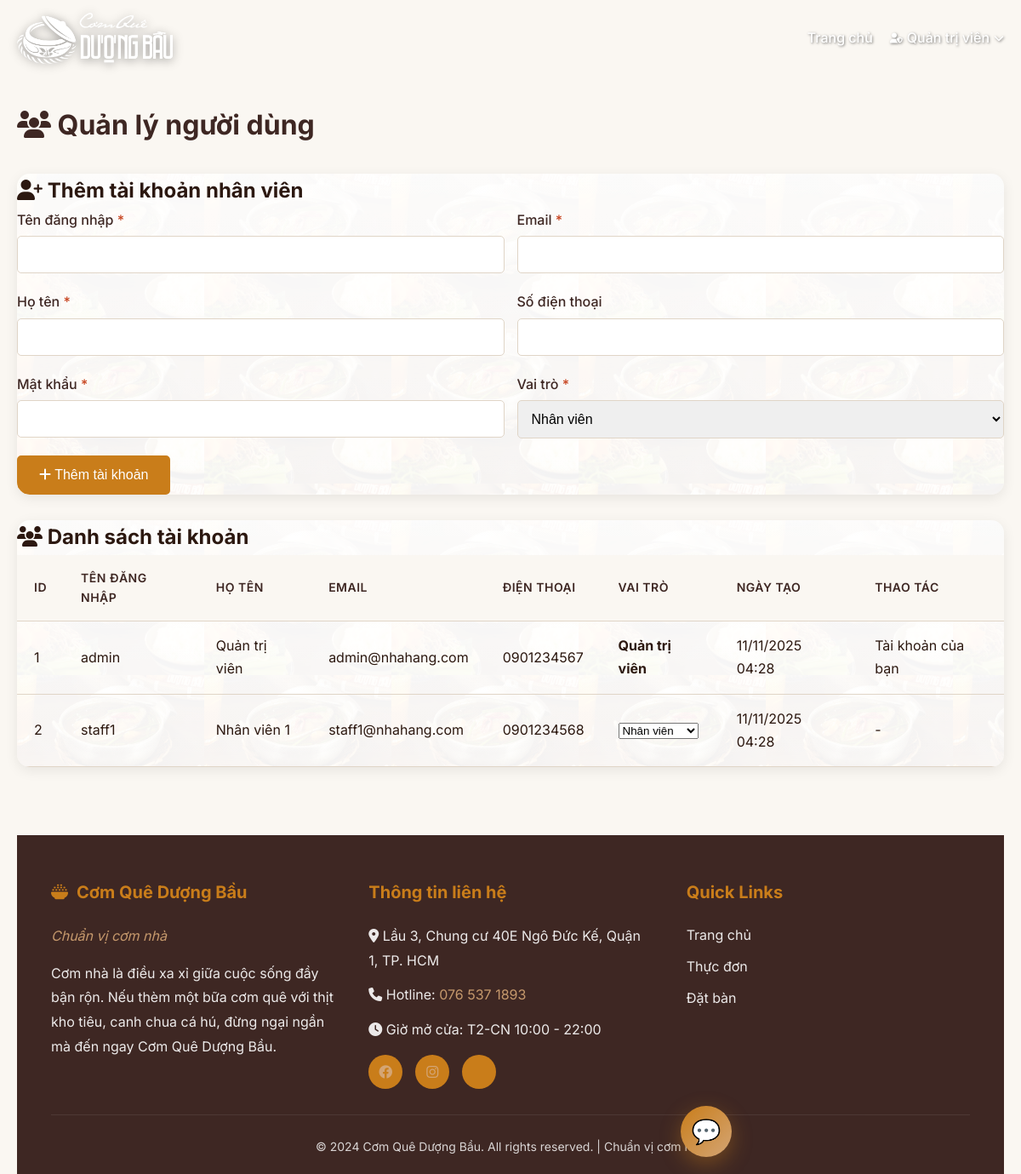
The page /admin/users.php (signed in) on the database its author committed.
### tables this page shows
CREATE TABLE IF NOT EXISTS users (
    id INT AUTO_INCREMENT PRIMARY KEY,
    username VARCHAR(50) UNIQUE NOT NULL,
    email VARCHAR(100) UNIQUE NOT NULL,
    password VARCHAR(255) NOT NULL,
    full_name VARCHAR(100) NOT NULL,
    phone VARCHAR(20),
    role ENUM('admin', 'staff', 'customer') DEFAULT 'customer',
    created_at TIMESTAMP DEFAULT CURRENT_TIMESTAMP
);

### config/config.php (called while the page is built, shortened)
<?php
class Database {
    private static $instance = null;
    private $conn;
    private function __construct() {
        try {
            $this->conn = new PDO(
                "mysql:host=" . DB_HOST . ";dbname=" . DB_NAME . ";charset=" . DB_CHARSET,
                DB_USER,
                DB_PASS,
                [
                    PDO::ATTR_ERRMODE => PDO::ERRMODE_EXCEPTION,
                    PDO::ATTR_DEFAULT_FETCH_MODE => PDO::FETCH_ASSOC,
                    PDO::ATTR_EMULATE_PREPARES => false
                ]
            );
        } catch(PDOException $e) {
            die("Kết nối database thất bại: " . $e->getMessage());
        }
    }
    public static function getInstance() {
        if (self::$instance === null) {
            self::$instance = new self();
        }
        return self::$instance;
    }
    public function getConnection() {
        return $this->conn;
    }
}
function getDB() {
    return Database::getInstance()->getConnection();
}
function isLoggedIn() {
    return isset($_SESSION['user_id']);
}
function getCurrentUser() {
    $db = getDB();
    $stmt = $db->prepare("SELECT * FROM users WHERE id = ?");
    $stmt->execute([$_SESSION['user_id']]);
    return $stmt->fetch();
}
function isAdmin() {
    $user = getCurrentUser();
    return $user && $user['role'] === 'admin';
}
function isCustomer() {
    $user = getCurrentUser();
    return $user && $user['role'] === 'customer';
}
require_once __DIR__ . '/../includes/helpers.php';
?>

### includes/helpers.php (called while the page is built, shortened)
<?php
function e($string) {
    return htmlspecialchars($string ?? '', ENT_QUOTES, 'UTF-8');
}
?>

### admin/users.php (the view, shortened to what this page needs)
<?php
require_once '../config/config.php';
if (!isAdmin()) {
    redirect('../index.php');
}
$db = getDB();
$users = $db->query("SELECT * FROM users ORDER BY created_at DESC")->fetchAll();
require_once '../includes/header.php';
?>
<div class="container">
    <div class="page-header">
        <h1><i class="fas fa-users"></i> Quản lý người dùng</h1>
    </div>
    <div class="admin-section" style="margin-bottom: 30px;">
        <h2><i class="fas fa-user-plus"></i> Thêm tài khoản nhân viên</h2>
        <form method="POST" class="admin-form">
            <div class="form-row">
                <div class="form-group">
                    <label for="username">Tên đăng nhập <span class="required">*</span></label>
                    <input type="text" id="username" name="username" required
                           value="<?php echo htmlspecialchars($_POST['username'] ?? ''); ?>">
                </div>
                <div class="form-group">
                    <label for="email">Email <span class="required">*</span></label>
                    <input type="email" id="email" name="email" required
                           value="<?php echo htmlspecialchars($_POST['email'] ?? ''); ?>">
                </div>
            </div>
            <div class="form-row">
                <div class="form-group">
                    <label for="full_name">Họ tên <span class="required">*</span></label>
                    <input type="text" id="full_name" name="full_name" required
                           value="<?php echo htmlspecialchars($_POST['full_name'] ?? ''); ?>">
                </div>
                <div class="form-group">
                    <label for="phone">Số điện thoại</label>
                    <input type="tel" id="phone" name="phone"
                           value="<?php echo htmlspecialchars($_POST['phone'] ?? ''); ?>">
                </div>
            </div>
            <div class="form-row">
                <div class="form-group">
                    <label for="password">Mật khẩu <span class="required">*</span></label>
                    <input type="password" id="password" name="password" required minlength="6">
                </div>
                <div class="form-group">
                    <label for="role">Vai trò <span class="required">*</span></label>
                    <select id="role" name="role" required>
                        <option value="staff" selected>Nhân viên</option>
                    </select>
                </div>
            </div>
            <button type="submit" name="add_user" class="btn btn-primary">
                <i class="fas fa-plus"></i> Thêm tài khoản
            </button>
        </form>
    </div>
    <div class="admin-section">
        <h2><i class="fas fa-users"></i> Danh sách tài khoản</h2>
        <table class="admin-table">
        <thead>
            <tr>
                <th>ID</th>
                <th>Tên đăng nhập</th>
                <th>Họ tên</th>
                <th>Email</th>
                <th>Điện thoại</th>
                <th>Vai trò</th>
                <th>Ngày tạo</th>
                <th>Thao tác</th>
            </tr>
        </thead>
        <tbody>
            <?php foreach ($users as $user): ?>
            <tr>
                <td><?php echo $user['id']; ?></td>
                <td><?php echo htmlspecialchars($user['username']); ?></td>
                <td><?php echo htmlspecialchars($user['full_name']); ?></td>
                <td><?php echo htmlspecialchars($user['email']); ?></td>
                <td><?php echo htmlspecialchars($user['phone'] ?? '-'); ?></td>
                <td>
                    <?php if ($user['id'] == $_SESSION['user_id']): ?>
                        <strong><?php
                            $roles = ['admin' => 'Quản trị viên', 'staff' => 'Nhân viên', 'customer' => 'Khách hàng'];
                            echo $roles[$user['role']] ?? $user['role'];
                        ?></strong>
                    <?php else: ?>
                        <form method="POST" style="display: inline-block;">
                            <select name="role" onchange="this.form.submit()">
                                <option value="staff" <?php echo $user['role'] === 'staff' ? 'selected' : ''; ?>>Nhân viên</option>
                            </select>
                        </form>
                    <?php endif; ?>
                </td>
                <td><?php echo date('d/m/Y H:i', strtotime($user['created_at'])); ?></td>
                <td>
                    <?php if ($user['id'] == $_SESSION['user_id']): ?>
                        <span class="text-muted">Tài khoản của bạn</span>
                    <?php else: ?>
                        <span class="text-muted">-</span>
                    <?php endif; ?>
                </td>
            </tr>
            <?php endforeach; ?>
        </tbody>
    </table>
</div>
<?php require_once '../includes/footer.php'; ?>

### includes/header.php (shortened to what this page needs)
<!DOCTYPE html>
<html lang="vi">
<head>
    <link rel="stylesheet" href="<?php echo BASE_URL; ?>assets/css/style.css">
    <link rel="stylesheet" href="<?php echo BASE_URL; ?>assets/css/all.min.css">
</head>
<body<?php echo (isset($isHomePage) && $isHomePage) ? ' class="home-page"' : ''; ?>>
    <nav class="navbar">
        <div class="container">
            <div class="nav-brand">
                <a href="<?php echo (isLoggedIn() && (isAdmin() || isStaff())) ? BASE_URL . 'admin/index.php' : BASE_URL . 'index.php'; ?>">
                    <img src="<?php echo BASE_URL; ?>assets/images/trang-k-nen-20231110175533-uk948.png" alt="Cơm Quê Dượng Bầu" class="brand-logo">
                </a>
            </div>
            <ul class="nav-menu">
                <li><a href="<?php echo (isLoggedIn() && (isAdmin() || isStaff())) ? BASE_URL . 'admin/index.php' : BASE_URL . 'index.php'; ?>">Trang chủ</a></li>
                <?php if (isLoggedIn()): ?>
                    <?php if (isCustomer()): ?>
                        <li class="nav-dropdown">
                            <a href="#">
                                <i class="fas fa-user"></i> <?php echo e(getCurrentUser()['full_name']); ?>
                                <i class="fas fa-chevron-down"></i>
                            </a>
                            <ul class="dropdown-menu">
                                <li><a href="<?php echo BASE_URL; ?>pages/profile.php"><i class="fas fa-user-circle"></i> Thông tin tài khoản</a></li>
                                <li><a href="<?php echo BASE_URL; ?>pages/orders.php"><i class="fas fa-list-alt"></i> Đơn hàng của tôi</a></li>
                                <li><a href="<?php echo BASE_URL; ?>logout.php"><i class="fas fa-sign-out-alt"></i> Đăng xuất</a></li>
                            </ul>
                        </li>
                    <?php else: ?>
                        <li class="nav-dropdown">
                            <a href="#">
                                <i class="fas fa-user-shield"></i> <?php echo e(getCurrentUser()['full_name']); ?>
                                <i class="fas fa-chevron-down"></i>
                            </a>
                        </li>
                    <?php endif; ?>
                <?php else: ?>
                    <li><a href="<?php echo BASE_URL; ?>login.php">Đăng nhập</a></li>
                <?php endif; ?>
            </ul>
        </div>
    </nav>
<?php
if (isLoggedIn()) {
    include_once __DIR__ . '/chatbot.php';
}

### includes/chatbot.php (shortened to what this page needs)
<link rel="stylesheet" href="<?php echo BASE_URL; ?>assets/css/chatbot.css">
<div id="chatbot-widget" class="chatbot-closed" aria-hidden="true">
    <button id="chatbot-toggle" class="chatbot-toggle" aria-label="Mở chat">
        💬
    </button>
</div>

### includes/footer.php (shortened to what this page needs)
    <footer class="footer">
        <div class="container">
            <div class="footer-content">
                <div class="footer-section">
                    <h3><i class="fas fa-bowl-rice"></i> Cơm Quê Dượng Bầu</h3>
                    <p class="footer-slogan">Chuẩn vị cơm nhà</p>
                    <p>Cơm nhà là điều xa xỉ giữa cuộc sống đầy bận rộn. Nếu thèm một bữa cơm quê với thịt kho tiêu, canh chua cá hú, đừng ngại ngần mà đến ngay Cơm Quê Dượng Bầu.</p>
                </div>
                <div class="footer-section">
                    <h3>Thông tin liên hệ</h3>
                    <p><i class="fas fa-map-marker-alt"></i> Lầu 3, Chung cư 40E Ngô Đức Kế, Quận 1, TP. HCM</p>
                    <p><i class="fas fa-phone"></i> Hotline: <a href="tel:0765371893">076 537 1893</a></p>
                    <p><i class="fas fa-clock"></i> Giờ mở cửa: T2-CN 10:00 - 22:00</p>
                    <div class="social-links">
                        <a href="#" class="social-link"><i class="fab fa-facebook"></i></a>
                        <a href="#" class="social-link"><i class="fab fa-instagram"></i></a>
                        <a href="#" class="social-link"><i class="fab fa-zalo"></i></a>
                    </div>
                </div>
                <div class="footer-section">
                    <h3>Quick Links</h3>
                    <ul class="footer-links">
                        <li><a href="<?php echo BASE_URL; ?>index.php">Trang chủ</a></li>
                        <li><a href="<?php echo BASE_URL; ?>pages/menu.php">Thực đơn</a></li>
                        <li><a href="<?php echo BASE_URL; ?>pages/reservation.php">Đặt bàn</a></li>
                    </ul>
                </div>
            </div>
            <div class="footer-bottom">
                <p>&copy; 2024 Cơm Quê Dượng Bầu. All rights reserved. | Chuẩn vị cơm nhà</p>
            </div>
        </div>
    </footer>
</body>
</html>

### assets/css/chatbot.css (style rules this page uses)
#chatbot-widget { position: fixed; right: 20px; bottom: 20px; width: 380px; max-width: calc(100% - 40px); font-family: 'Inter', 'Segoe UI', sans-serif; z-index: 9999; transition: all 0.3s ease; }
#chatbot-widget .chatbot-toggle { background: linear-gradient(135deg, #c97d1a 0%, #d4a574 100%); color: #fff; border-radius: 50%; width: 60px; height: 60px; border: none; cursor: pointer; font-size: 28px; box-shadow: 0 8px 24px rgba(201, 125, 26, 0.4); transition: all 0.3s ease; display: flex; align-items: center; justify-content: center; padding: 0; }
#chatbot-widget .chatbot-toggle::before { content: none; }

### rows shown on the page
users: full_name "Quản trị viên", id "1", username "admin", email "admin@nhahang.com", phone "0901234567", role "Quản trị viên", created_at "11/11/2025 04:28", shows "Tài khoản của bạn"
users: id "2", username "staff1", full_name "Nhân viên 1", email "staff1@nhahang.com", phone "0901234568", role "Nhân viên", created_at "11/11/2025 04:28"
